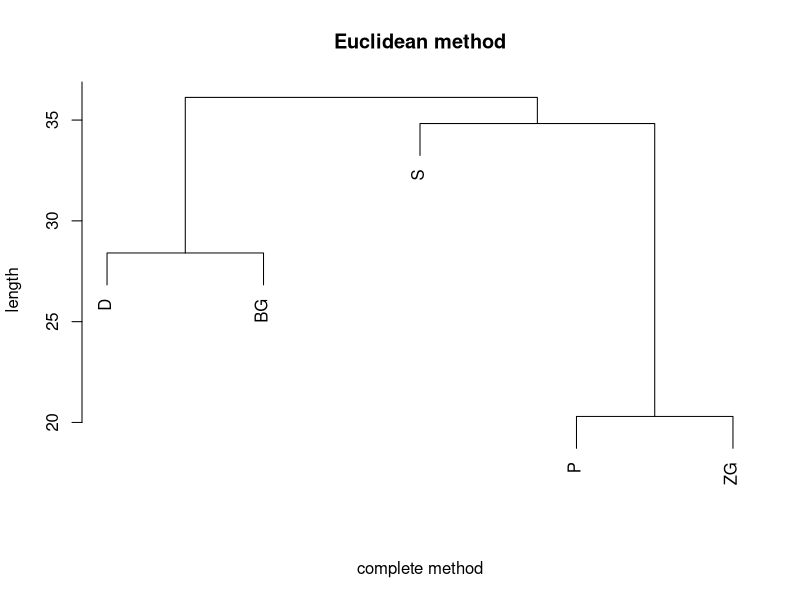
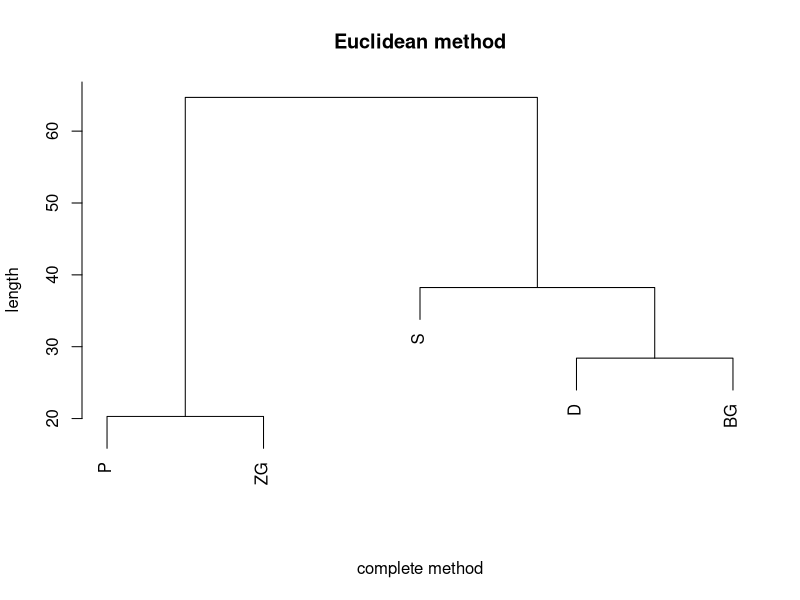
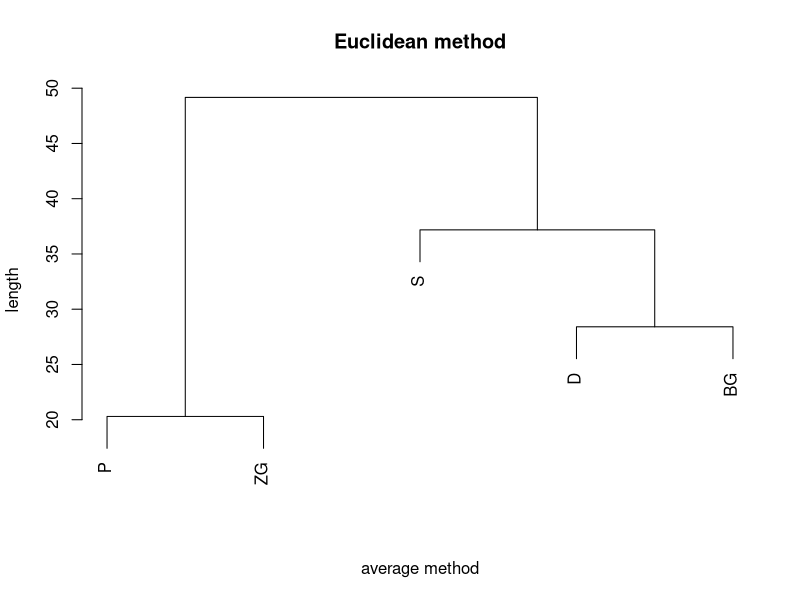
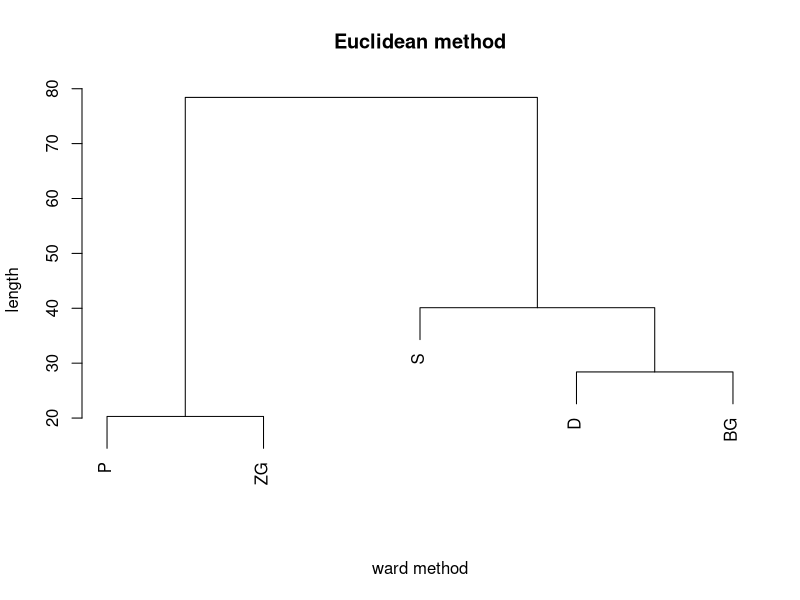
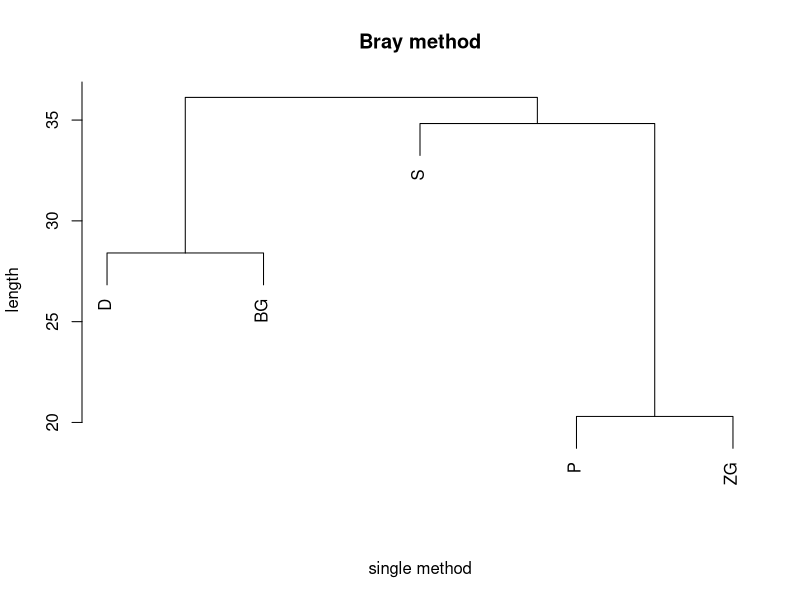
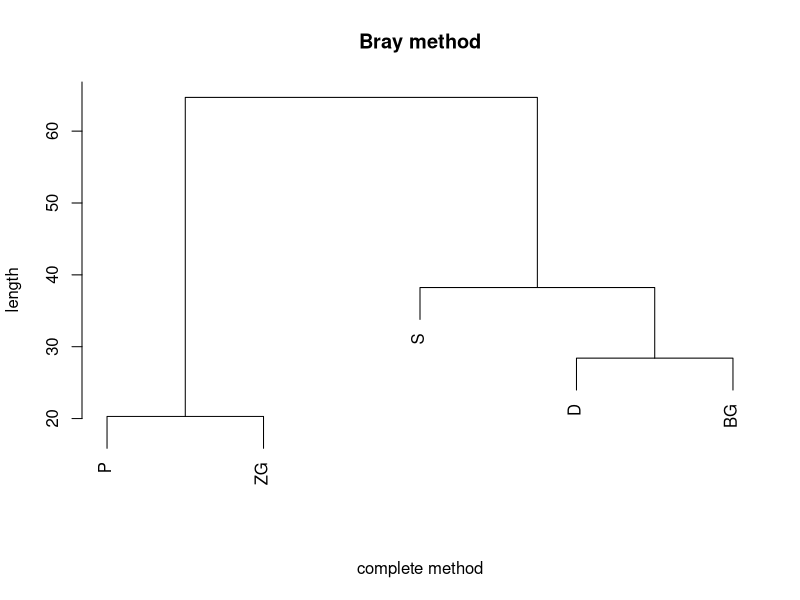
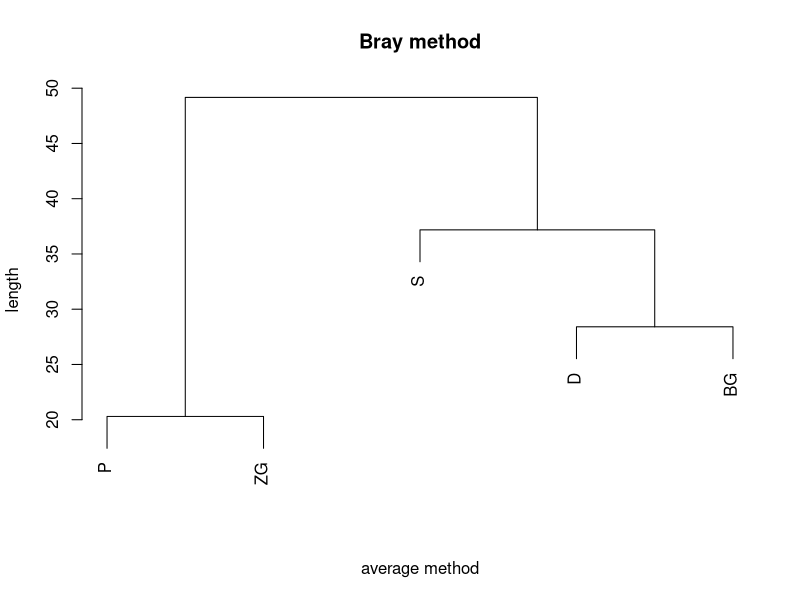
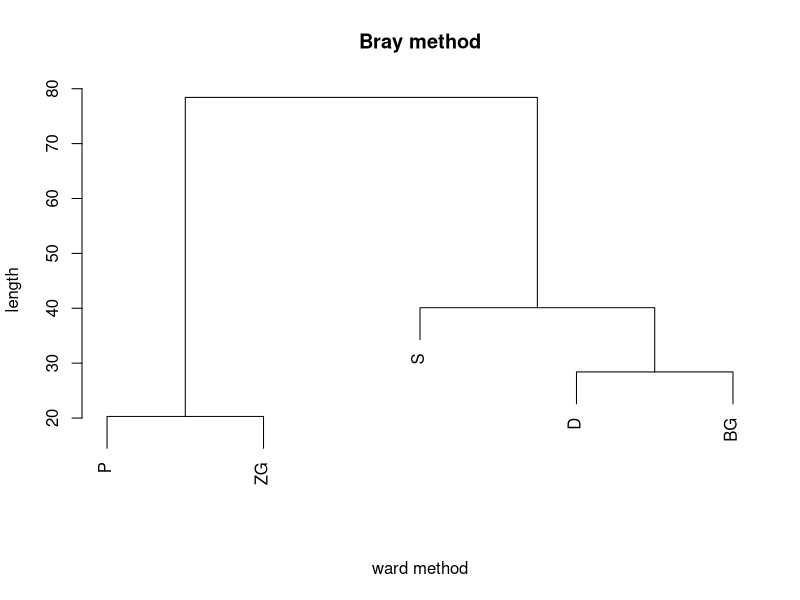

Generate these figures, in order, with R:
#stat10
setwd("~/stat/stat10")
library(openxlsx)
library(vegan)
library(dplyr)
library(tidyr)
library(ggplot2)
#zad1

data = read.xlsx("Appendix1.xlsx")
data
#rownames(data) = data$Species
data = data[,-1]
data
data_wide = t(data)
data_wide
data.dist = vegdist(data_wide, method = "euclidean")
data.dist

cluster.single = hclust(data.dist, method = "single")
plot(cluster.single,
     xlab = "complete method",
     ylab = "length",
     main = "Euclidean method",
     sub = "")

cluster.comp = hclust(data.dist, method = "complete")
plot(cluster.comp,
     xlab = "complete method",
     ylab = "length",
     main = "Euclidean method",
     sub = "")

cluster.average = hclust(data.dist, method = "average")
plot(cluster.average,
     xlab = "average method",
     ylab = "length",
     main = "Euclidean method",
     sub = "")

cluster.ward = hclust(data.dist, method = "ward")
plot(cluster.ward,
     xlab = "ward method",
     ylab = "length",
     main = "Euclidean method",
     sub = "")

#zad2

data.dist2 = vegdist(data_wide, method = "bray")
data.dist2

cluster.single2 = hclust(data.dist, 
                         method = "single")
plot(cluster.single2,
     xlab = "single method",
     ylab = "length",
     main = "Bray method",
     sub = "")

cluster.comp2 = hclust(data.dist, method = "complete")
plot(cluster.comp2,
     xlab = "complete method",
     ylab = "length",
     main = "Bray method",
     sub = "")

cluster.average2 = hclust(data.dist, method = "average")
plot(cluster.average2,
     xlab = "average method",
     ylab = "length",
     main = "Bray method",
     sub = "")

cluster.ward2 = hclust(data.dist, method = "ward")
plot(cluster.ward2,
     xlab = "ward method",
     ylab = "length",
     main = "Bray method",
     sub = "")

#zad3

kalusy = read.table("kalusy-PCA.txt", header = T)
kalusy

kalusy.dist = vegdist(kalusy, method = "euclidean")
kalusy.dist2 = vegdist(kalusy, method = "bray")

cluster.single = hclust(kalusy.dist, method = "single")
plot(cluster.single,
     xlab = "complete method",
     ylab = "length",
     main = "Euclidean method",
     sub = "")

cluster.comp = hclust(kalusy.dist, method = "complete")
plot(cluster.comp,
     xlab = "complete method",
     ylab = "length",
     main = "Euclidean method",
     sub = "")

cluster.average = hclust(kalusy.dist, method = "average")
plot(cluster.average,
     xlab = "average method",
     ylab = "length",
     main = "Euclidean method",
     sub = "")

cluster.ward = hclust(kalusy.dist, method = "ward")
plot(cluster.ward,
     xlab = "ward method",
     ylab = "length",
     main = "Euclidean method",
     sub = "")

cluster.single2 = hclust(kalusy.dist2, 
                         method = "single")
plot(cluster.single2,
     xlab = "single method",
     ylab = "length",
     main = "Bray method",
     sub = "")

cluster.comp2 = hclust(kalusy.dist2, method = "complete")
plot(cluster.comp2,
     xlab = "complete method",
     ylab = "length",
     main = "Bray method",
     sub = "")

cluster.average2 = hclust(kalusy.dist2, method = "average")
plot(cluster.average2,
     xlab = "average method",
     ylab = "length",
     main = "Bray method",
     sub = "")

cluster.ward2 = hclust(kalusy.dist2, method = "ward")
plot(cluster.ward2,
     xlab = "ward method",
     ylab = "length",
     main = "Bray method",
     sub = "")

